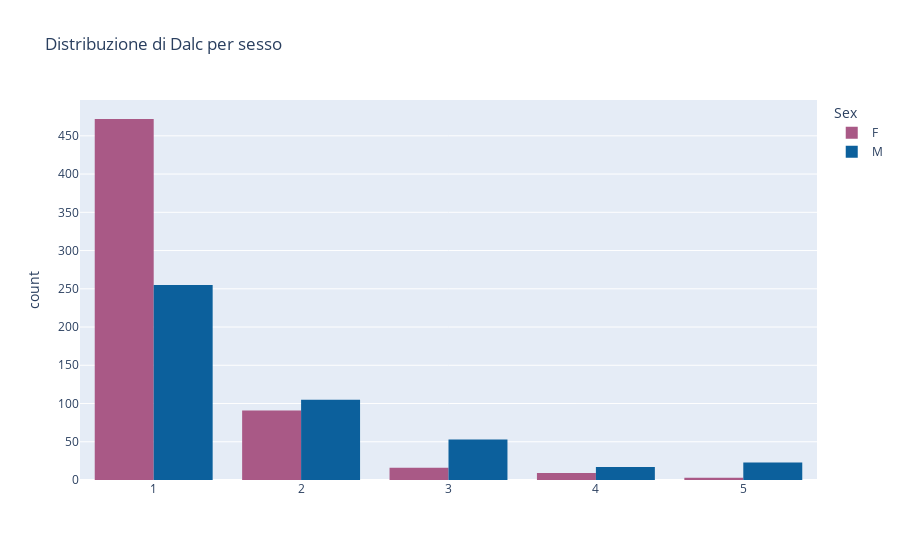
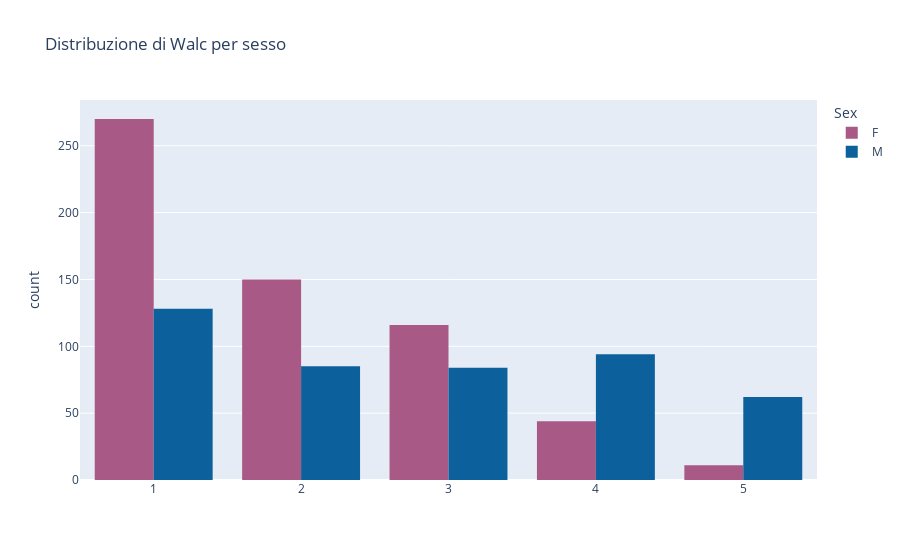

The cell these charts' notebook holds for them, in order:
### Code cell
# Creare il primo grafico per 'Dalc'
fig_dalc = px.histogram(full_df, x='Dalc', color='sex', barmode='group',
                        category_orders={'sex': [0, 1]},
                        labels={'sex': 'Sex', 'Dalc': 'Dalc'},
                        title='Distribuzione di Dalc per sesso',
                        color_discrete_map={0: '#a95986', 1: '#0c609c'})

# Modificare le etichette della legenda
fig_dalc.for_each_trace(lambda t: t.update(name=mapping["sex"][int(t.name)]))

# Rimuovere il titolo dell'asse x
fig_dalc.update_xaxes(title_text='')

# Creare il secondo grafico per 'Walc'
fig_walc = px.histogram(full_df, x='Walc', color='sex', barmode='group',
                        category_orders={'sex': [0, 1]},
                        labels={'sex': 'Sex', 'Walc': 'Walc'},
                        title='Distribuzione di Walc per sesso',
                        color_discrete_map={0: '#a95986', 1: '#0c609c'})

# Modificare le etichette della legenda
fig_walc.for_each_trace(lambda t: t.update(name=mapping["sex"][int(t.name)]))

# Rimuovere il titolo dell'asse x
fig_walc.update_xaxes(title_text='')

# Mostra i grafici
fig_dalc.show()
fig_walc.show()

### Figure 1 — Plotly figure (JSON) as saved in the notebook; plotly's stock layout.template omitted (floating-point values rounded to 4 significant figures; data arrays with more than 128 entries replaced by an {"elided": "..."} marker saying what was removed)
{"data": [{"alignmentgroup": "True", "bingroup": "x", "hovertemplate": "Sex=0<br>Dalc=%{x}<br>count=%{y}<extra></extra>", "legendgroup": "0", "marker": {"color": "#a95986", "pattern": {"shape": ""}}, "name": "F", "offsetgroup": "0", "orientation": "v", "showlegend": true, "type": "histogram", "x": {"elided": "591 int values"}, "xaxis": "x", "yaxis": "y"}, {"alignmentgroup": "True", "bingroup": "x", "hovertemplate": "Sex=1<br>Dalc=%{x}<br>count=%{y}<extra></extra>", "legendgroup": "1", "marker": {"color": "#0c609c", "pattern": {"shape": ""}}, "name": "M", "offsetgroup": "1", "orientation": "v", "showlegend": true, "type": "histogram", "x": {"elided": "453 int values"}, "xaxis": "x", "yaxis": "y"}], "layout": {"barmode": "group", "legend": {"title": {"text": "Sex"}, "tracegroupgap": 0}, "title": {"text": "Distribuzione di Dalc per sesso"}, "xaxis": {"anchor": "y", "domain": [0, 1], "title": {"text": ""}}, "yaxis": {"anchor": "x", "domain": [0, 1], "title": {"text": "count"}}}}

### Figure 2 — Plotly figure (JSON) as saved in the notebook; plotly's stock layout.template omitted (floating-point values rounded to 4 significant figures; data arrays with more than 128 entries replaced by an {"elided": "..."} marker saying what was removed)
{"data": [{"alignmentgroup": "True", "bingroup": "x", "hovertemplate": "Sex=0<br>Walc=%{x}<br>count=%{y}<extra></extra>", "legendgroup": "0", "marker": {"color": "#a95986", "pattern": {"shape": ""}}, "name": "F", "offsetgroup": "0", "orientation": "v", "showlegend": true, "type": "histogram", "x": {"elided": "591 int values"}, "xaxis": "x", "yaxis": "y"}, {"alignmentgroup": "True", "bingroup": "x", "hovertemplate": "Sex=1<br>Walc=%{x}<br>count=%{y}<extra></extra>", "legendgroup": "1", "marker": {"color": "#0c609c", "pattern": {"shape": ""}}, "name": "M", "offsetgroup": "1", "orientation": "v", "showlegend": true, "type": "histogram", "x": {"elided": "453 int values"}, "xaxis": "x", "yaxis": "y"}], "layout": {"barmode": "group", "legend": {"title": {"text": "Sex"}, "tracegroupgap": 0}, "title": {"text": "Distribuzione di Walc per sesso"}, "xaxis": {"anchor": "y", "domain": [0, 1], "title": {"text": ""}}, "yaxis": {"anchor": "x", "domain": [0, 1], "title": {"text": "count"}}}}
